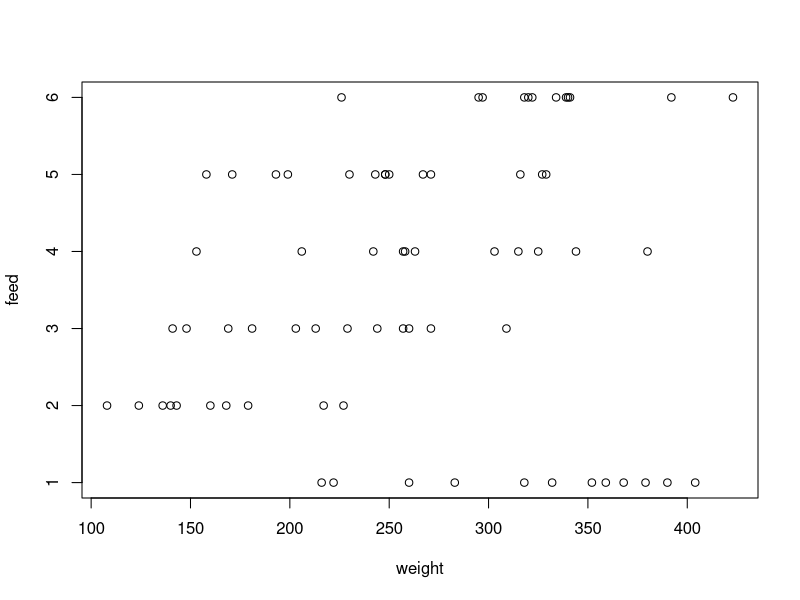
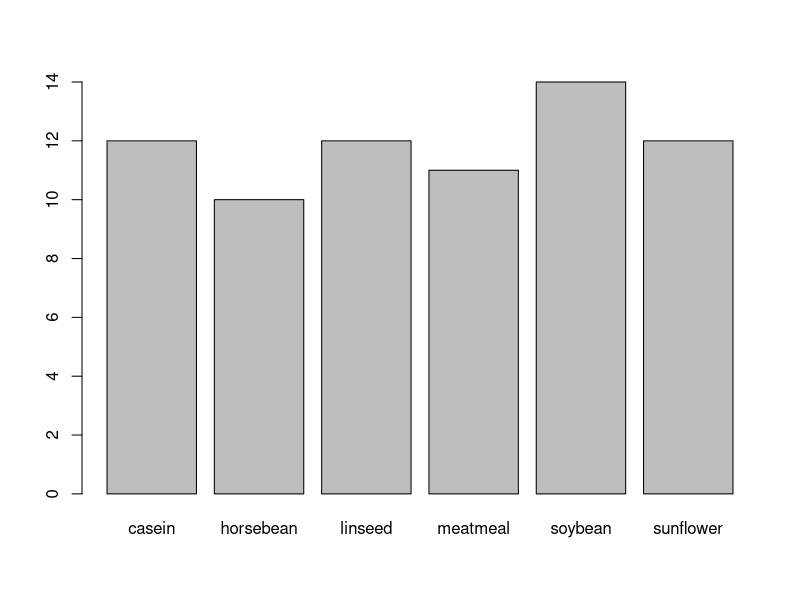

The R source for these figures, in order:
# R Statistics Essential Training
# Ex02_01
# Creating bar charts for categorical variables
# Basic graph for categorical variables = bar chart 

# PART 1 
# LOAD DATASETS PACKAGE
datasets::chickwts

# ONE ROW PER CASE
?chickwts

# Look at data
chickwts

# Load data into workspace
?data
data(chickwts)

# Quickest Method - Plot feed from chickwts
plot(chickwts)

# Plot after selecting the variable feed 
plot(chickwts$feed)


# PART 2 
